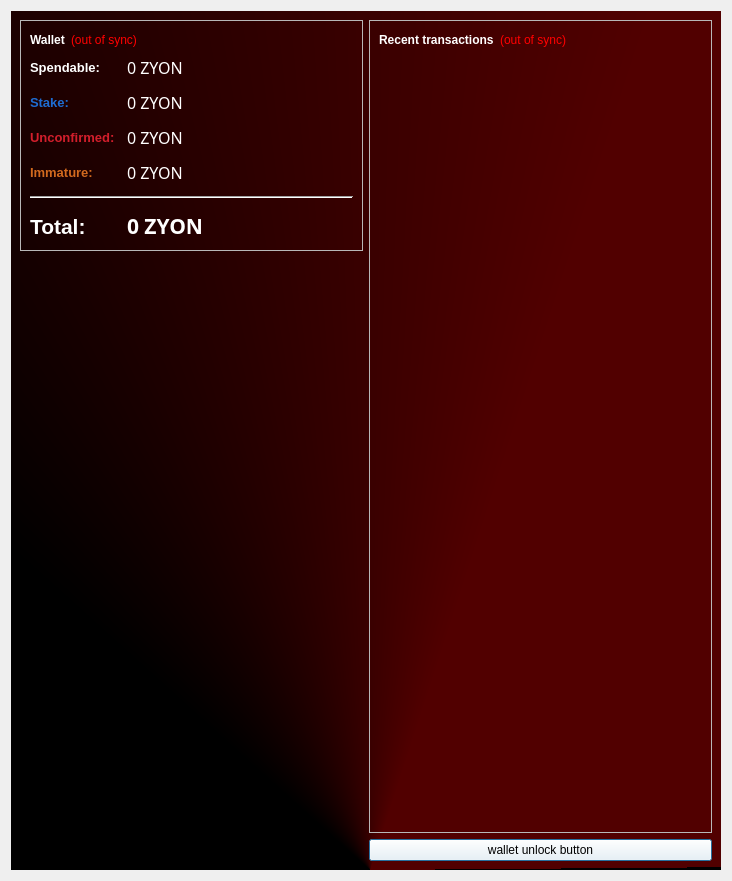
<?xml version="1.0" encoding="UTF-8"?>
<ui version="4.0">
 <class>OverviewPage</class>
 <widget class="QWidget" name="OverviewPage">
  <property name="windowModality">
   <enum>Qt::WindowModal</enum>
  </property>
  <property name="geometry">
   <rect>
    <x>0</x>
    <y>0</y>
    <width>732</width>
    <height>881</height>
   </rect>
  </property>
  <property name="windowTitle">
   <string>Form</string>
  </property>
  <property name="styleSheet">
   <string notr="true"/>
  </property>
  <layout class="QHBoxLayout" name="horizontalLayout" stretch="0">
   <item>
    <widget class="QFrame" name="horizontalFrame">
     <property name="minimumSize">
      <size>
       <width>0</width>
       <height>0</height>
      </size>
     </property>
     <property name="styleSheet">
      <string notr="true">background-color:qconicalgradient(cx:0.506, cy:1, angle:0.2, stop:0.1875 rgba(81, 0, 0, 255), stop:0.397727 rgba(0, 0, 0, 255))</string>
     </property>
     <layout class="QHBoxLayout" name="horizontalLayout_3">
      <item>
       <layout class="QVBoxLayout" name="verticalLayout_2">
        <item>
         <widget class="QFrame" name="frame">
          <property name="autoFillBackground">
           <bool>false</bool>
          </property>
          <property name="styleSheet">
           <string notr="true">background-color:none;</string>
          </property>
          <property name="frameShape">
           <enum>QFrame::StyledPanel</enum>
          </property>
          <property name="frameShadow">
           <enum>QFrame::Raised</enum>
          </property>
          <layout class="QVBoxLayout" name="verticalLayout_4">
           <item>
            <layout class="QHBoxLayout" name="horizontalLayout_4">
             <item>
              <widget class="QLabel" name="label_5">
               <property name="font">
                <font>
                 <family>MS Shell Dlg 2</family>
                 <pointsize>9</pointsize>
                 <weight>75</weight>
                 <italic>false</italic>
                 <bold>true</bold>
                </font>
               </property>
               <property name="styleSheet">
                <string notr="true">color: #ffffff</string>
               </property>
               <property name="text">
                <string>Wallet</string>
               </property>
              </widget>
             </item>
             <item>
              <widget class="QLabel" name="labelWalletStatus">
               <property name="toolTip">
                <string>The displayed information may be out of date. Your wallet automatically synchronizes with the BitZyon network after a connection is established, but this process has not completed yet.</string>
               </property>
               <property name="styleSheet">
                <string notr="true">QLabel { color: red; }</string>
               </property>
               <property name="text">
                <string notr="true">(out of sync)</string>
               </property>
               <property name="alignment">
                <set>Qt::AlignLeading|Qt::AlignLeft|Qt::AlignVCenter</set>
               </property>
              </widget>
             </item>
             <item>
              <spacer name="horizontalSpacer_2">
               <property name="orientation">
                <enum>Qt::Horizontal</enum>
               </property>
               <property name="sizeHint" stdset="0">
                <size>
                 <width>40</width>
                 <height>20</height>
                </size>
               </property>
              </spacer>
             </item>
            </layout>
           </item>
           <item>
            <layout class="QFormLayout" name="formLayout_2">
             <property name="fieldGrowthPolicy">
              <enum>QFormLayout::AllNonFixedFieldsGrow</enum>
             </property>
             <property name="horizontalSpacing">
              <number>12</number>
             </property>
             <property name="verticalSpacing">
              <number>12</number>
             </property>
             <item row="0" column="0">
              <widget class="QLabel" name="label">
               <property name="font">
                <font>
                 <pointsize>10</pointsize>
                 <weight>75</weight>
                 <bold>true</bold>
                </font>
               </property>
               <property name="styleSheet">
                <string notr="true">color: #ffffff;</string>
               </property>
               <property name="text">
                <string>Spendable:</string>
               </property>
              </widget>
             </item>
             <item row="0" column="1">
              <widget class="QLabel" name="labelBalance">
               <property name="font">
                <font>
                 <family>Century Gothic</family>
                 <pointsize>12</pointsize>
                 <weight>50</weight>
                 <italic>false</italic>
                 <bold>false</bold>
                </font>
               </property>
               <property name="cursor">
                <cursorShape>IBeamCursor</cursorShape>
               </property>
               <property name="toolTip">
                <string>Your current spendable balance</string>
               </property>
               <property name="styleSheet">
                <string notr="true">color: #ffffff;</string>
               </property>
               <property name="text">
                <string notr="true">0 ZYON</string>
               </property>
               <property name="textInteractionFlags">
                <set>Qt::LinksAccessibleByMouse|Qt::TextSelectableByKeyboard|Qt::TextSelectableByMouse</set>
               </property>
              </widget>
             </item>
             <item row="1" column="0">
              <widget class="QLabel" name="label_6">
               <property name="font">
                <font>
                 <pointsize>10</pointsize>
                 <weight>75</weight>
                 <bold>true</bold>
                </font>
               </property>
               <property name="styleSheet">
                <string notr="true">color: #1e6cd2;</string>
               </property>
               <property name="text">
                <string>Stake:</string>
               </property>
              </widget>
             </item>
             <item row="1" column="1">
              <widget class="QLabel" name="labelStake">
               <property name="font">
                <font>
                 <family>Century Gothic</family>
                 <pointsize>12</pointsize>
                 <weight>50</weight>
                 <italic>false</italic>
                 <bold>false</bold>
                </font>
               </property>
               <property name="cursor">
                <cursorShape>IBeamCursor</cursorShape>
               </property>
               <property name="toolTip">
                <string>Total of coins that was staked, and do not yet count toward the current balance</string>
               </property>
               <property name="styleSheet">
                <string notr="true">color: #ffffff;</string>
               </property>
               <property name="text">
                <string notr="true">0 ZYON</string>
               </property>
               <property name="textInteractionFlags">
                <set>Qt::LinksAccessibleByMouse|Qt::TextSelectableByKeyboard|Qt::TextSelectableByMouse</set>
               </property>
              </widget>
             </item>
             <item row="2" column="0">
              <widget class="QLabel" name="label_3">
               <property name="font">
                <font>
                 <pointsize>10</pointsize>
                 <weight>75</weight>
                 <bold>true</bold>
                </font>
               </property>
               <property name="styleSheet">
                <string notr="true">color: #d21e2b;</string>
               </property>
               <property name="text">
                <string>Unconfirmed:</string>
               </property>
              </widget>
             </item>
             <item row="2" column="1">
              <widget class="QLabel" name="labelUnconfirmed">
               <property name="font">
                <font>
                 <family>Century Gothic</family>
                 <pointsize>12</pointsize>
                 <weight>50</weight>
                 <italic>false</italic>
                 <bold>false</bold>
                </font>
               </property>
               <property name="cursor">
                <cursorShape>IBeamCursor</cursorShape>
               </property>
               <property name="toolTip">
                <string>Total of transactions that have yet to be confirmed, and do not yet count toward the current balance</string>
               </property>
               <property name="styleSheet">
                <string notr="true">color: #ffffff;</string>
               </property>
               <property name="text">
                <string notr="true">0 ZYON</string>
               </property>
               <property name="textInteractionFlags">
                <set>Qt::LinksAccessibleByMouse|Qt::TextSelectableByKeyboard|Qt::TextSelectableByMouse</set>
               </property>
              </widget>
             </item>
             <item row="3" column="0">
              <widget class="QLabel" name="labelImmatureText">
               <property name="font">
                <font>
                 <pointsize>10</pointsize>
                 <weight>75</weight>
                 <bold>true</bold>
                </font>
               </property>
               <property name="styleSheet">
                <string notr="true">color: #d2691e;</string>
               </property>
               <property name="text">
                <string>Immature:</string>
               </property>
              </widget>
             </item>
             <item row="3" column="1">
              <widget class="QLabel" name="labelImmature">
               <property name="font">
                <font>
                 <family>Century Gothic</family>
                 <pointsize>12</pointsize>
                 <weight>50</weight>
                 <italic>false</italic>
                 <bold>false</bold>
                </font>
               </property>
               <property name="toolTip">
                <string>Mined balance that has not yet matured</string>
               </property>
               <property name="styleSheet">
                <string notr="true">color: #ffffff;</string>
               </property>
               <property name="text">
                <string notr="true">0 ZYON</string>
               </property>
               <property name="textInteractionFlags">
                <set>Qt::LinksAccessibleByMouse|Qt::TextSelectableByKeyboard|Qt::TextSelectableByMouse</set>
               </property>
              </widget>
             </item>
             <item row="4" column="0" colspan="2">
              <widget class="Line" name="line">
               <property name="orientation">
                <enum>Qt::Horizontal</enum>
               </property>
              </widget>
             </item>
             <item row="5" column="0">
              <widget class="QLabel" name="labelTotalText">
               <property name="font">
                <font>
                 <pointsize>16</pointsize>
                 <weight>75</weight>
                 <bold>true</bold>
                </font>
               </property>
               <property name="styleSheet">
                <string notr="true">color: #ffffff;</string>
               </property>
               <property name="text">
                <string>Total:</string>
               </property>
              </widget>
             </item>
             <item row="5" column="1">
              <widget class="QLabel" name="labelTotal">
               <property name="font">
                <font>
                 <family>Century Gothic</family>
                 <pointsize>16</pointsize>
                 <weight>75</weight>
                 <italic>false</italic>
                 <bold>true</bold>
                </font>
               </property>
               <property name="cursor">
                <cursorShape>IBeamCursor</cursorShape>
               </property>
               <property name="toolTip">
                <string>Your current total balance</string>
               </property>
               <property name="styleSheet">
                <string notr="true">color: #ffffff;</string>
               </property>
               <property name="text">
                <string notr="true">0 ZYON</string>
               </property>
               <property name="textInteractionFlags">
                <set>Qt::LinksAccessibleByMouse|Qt::TextSelectableByKeyboard|Qt::TextSelectableByMouse</set>
               </property>
              </widget>
             </item>
            </layout>
           </item>
          </layout>
         </widget>
        </item>
        <item>
         <spacer name="verticalSpacer_4">
          <property name="orientation">
           <enum>Qt::Vertical</enum>
          </property>
          <property name="sizeHint" stdset="0">
           <size>
            <width>20</width>
            <height>40</height>
           </size>
          </property>
         </spacer>
        </item>
        <item>
         <widget class="QLabel" name="label_2">
          <property name="styleSheet">
           <string notr="true">background:none;</string>
          </property>
          <property name="text">
           <string/>
          </property>
          <property name="pixmap">
           <pixmap resource="../bitcoin.qrc">:/images/Wallet_Logo</pixmap>
          </property>
          <property name="alignment">
           <set>Qt::AlignCenter</set>
          </property>
         </widget>
        </item>
        <item>
         <spacer name="verticalSpacer">
          <property name="orientation">
           <enum>Qt::Vertical</enum>
          </property>
          <property name="sizeHint" stdset="0">
           <size>
            <width>20</width>
            <height>40</height>
           </size>
          </property>
         </spacer>
        </item>
       </layout>
      </item>
      <item>
       <layout class="QVBoxLayout" name="verticalLayout_3">
        <item>
         <widget class="QFrame" name="frame_2">
          <property name="styleSheet">
           <string notr="true">background:none;</string>
          </property>
          <property name="frameShape">
           <enum>QFrame::StyledPanel</enum>
          </property>
          <property name="frameShadow">
           <enum>QFrame::Raised</enum>
          </property>
          <layout class="QVBoxLayout" name="verticalLayout">
           <item>
            <layout class="QHBoxLayout" name="horizontalLayout_2">
             <item>
              <widget class="QLabel" name="label_4">
               <property name="styleSheet">
                <string notr="true">color: #ffffff;</string>
               </property>
               <property name="text">
                <string>&lt;b&gt;Recent transactions&lt;/b&gt;</string>
               </property>
              </widget>
             </item>
             <item>
              <widget class="QLabel" name="labelTransactionsStatus">
               <property name="toolTip">
                <string>The displayed information may be out of date. Your wallet automatically synchronizes with the BitZyon network after a connection is established, but this process has not completed yet.</string>
               </property>
               <property name="styleSheet">
                <string notr="true">QLabel { color: red; }</string>
               </property>
               <property name="text">
                <string notr="true">(out of sync)</string>
               </property>
               <property name="alignment">
                <set>Qt::AlignRight|Qt::AlignTrailing|Qt::AlignVCenter</set>
               </property>
              </widget>
             </item>
             <item>
              <spacer name="horizontalSpacer">
               <property name="orientation">
                <enum>Qt::Horizontal</enum>
               </property>
               <property name="sizeHint" stdset="0">
                <size>
                 <width>40</width>
                 <height>20</height>
                </size>
               </property>
              </spacer>
             </item>
            </layout>
           </item>
           <item>
            <widget class="QListView" name="listTransactions">
             <property name="styleSheet">
              <string notr="true">QListView { background: transparent; font: 75 10pt &quot;Century Gothic&quot;; color: rgb(255, 255, 255);}
</string>
             </property>
             <property name="frameShape">
              <enum>QFrame::NoFrame</enum>
             </property>
             <property name="verticalScrollBarPolicy">
              <enum>Qt::ScrollBarAlwaysOff</enum>
             </property>
             <property name="horizontalScrollBarPolicy">
              <enum>Qt::ScrollBarAlwaysOff</enum>
             </property>
             <property name="selectionMode">
              <enum>QAbstractItemView::NoSelection</enum>
             </property>
            </widget>
           </item>
          </layout>
         </widget>
        </item>
        <item>
         <widget class="QPushButton" name="unlockWalletButton">
          <property name="sizePolicy">
           <sizepolicy hsizetype="Minimum" vsizetype="Fixed">
            <horstretch>0</horstretch>
            <verstretch>0</verstretch>
           </sizepolicy>
          </property>
          <property name="maximumSize">
           <size>
            <width>16777214</width>
            <height>16777214</height>
           </size>
          </property>
          <property name="toolTip">
           <string/>
          </property>
          <property name="styleSheet">
           <string notr="true">font: 75 9pt &quot;Century Gothic&quot;;
color:#000000;
background: #ffffff;</string>
          </property>
          <property name="text">
           <string>wallet unlock button</string>
          </property>
          <property name="checkable">
           <bool>false</bool>
          </property>
          <property name="autoDefault">
           <bool>false</bool>
          </property>
          <property name="default">
           <bool>true</bool>
          </property>
          <property name="flat">
           <bool>false</bool>
          </property>
         </widget>
        </item>
       </layout>
      </item>
     </layout>
    </widget>
   </item>
  </layout>
 </widget>
 <resources>
  <include location="../bitcoin.qrc"/>
 </resources>
 <connections/>
</ui>
